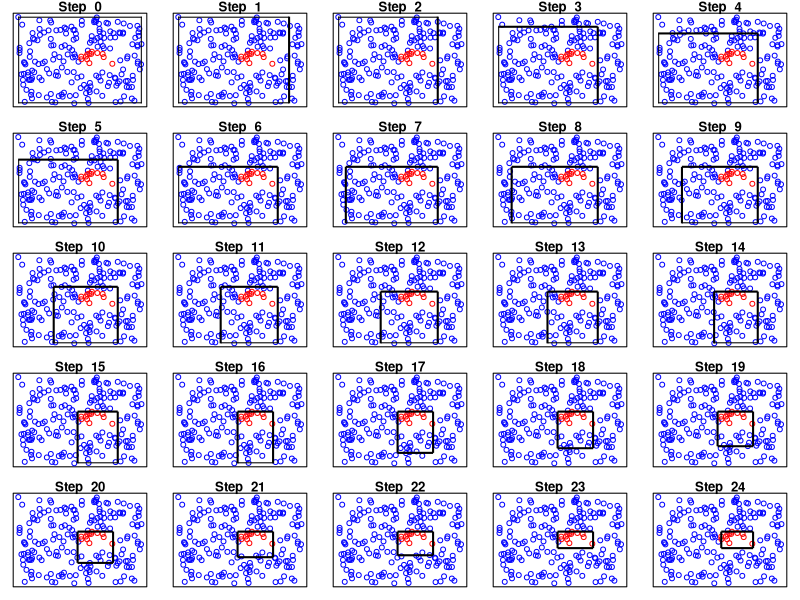
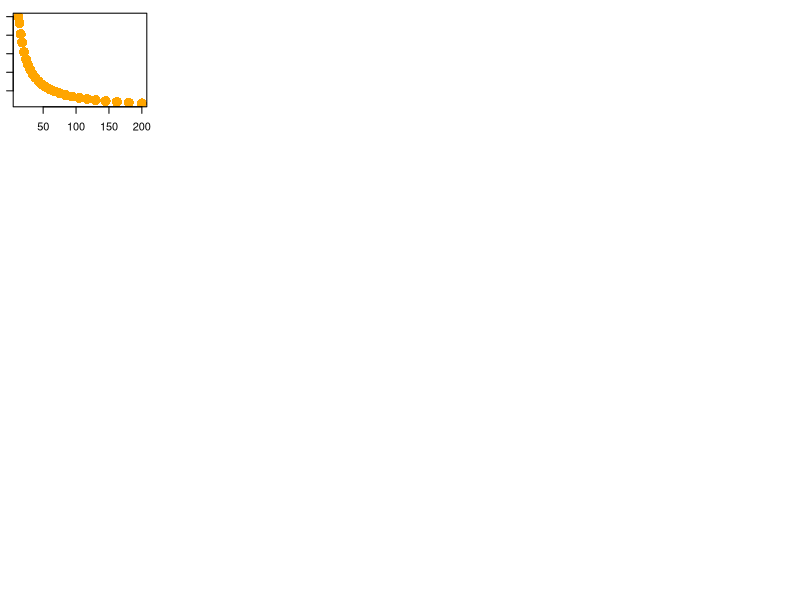

Generate these figures, in order, with R:
## ---- chunk 1
knitr::opts_chunk$set(warning = F, results = "markup", message = F)
options(scientific=T, digits = 3) 
## ---- chunk 2
N = 200
set.seed(111)
x1 = runif(N, 0, 1)
x2 = runif(N, 0, 1)
y = ifelse(x1<0.8 & x1>0.5 & x2>0.4 & x2 < 0.6, 1, 0)
df = data.frame(x1, x2, y)
## ---- chunk 3
plot.box <- function(df, step, fcut){
  plot(0:1, 0:1, type = "n", 
       xaxt="n", yaxt="n",
       xlab = "", ylab = "",
       main = paste("Step ", step))
  df1 = df[df$y==1, ]
  df0 = df[df$y==0, ]
  points(df0$x1, df0$x2, col="blue")
  points(df1$x1, df1$x2, col="red")
  ## face 1 & 3
  clip(0, 1, fcut[4], fcut[2])
  abline(v = c(fcut[1], fcut[3]), lwd=2)
  ## face 2 & 4
  clip(fcut[3], fcut[1], 0, 1)
  abline(h = c(fcut[2], fcut[4]), lwd=2)
}
## ---- chunk 4
peelingPRIM <- function(df, alpha=0.1, n1=5, n2=5){
  par(mfrow=c(n1, n2), mar=c(1,1,1,1))
  nstep = 0
  box = df
  fcut = c(1, 1, 0, 0)
  fmu = numeric(n1*n2)
  fn = numeric(n1*n2)
  for (nstep in 0:(n1*n2-1)){
    fn[nstep+1] = nrow(box)
    fmu[nstep+1] = mean(box$y)
    cat("step", nstep, " current mean = ", fmu[nstep], "\n")
    plot.box(df, nstep, fcut)
    ## face 1
    f1.cut = quantile(box$x1, 1-alpha)
    f1.box = box[box$x1 < f1.cut, ]
    f1.mu = mean(f1.box$y)
    ## face 2
    f2.cut = quantile(box$x2, 1-alpha)
    f2.box = box[box$x2 < f2.cut, ]
    f2.mu = mean(f2.box$y)
    ## face 3
    f3.cut = quantile(box$x1, alpha)
    f3.box = box[box$x1 > f3.cut, ]
    f3.mu = mean(f3.box$y)
    ## face 4
    f4.cut = quantile(box$x2, alpha)
    f4.box = box[box$x2 > f4.cut, ]
    f4.mu = mean(f4.box$y)

    ## choose the max one
    max.ind = which.max(c(f1.mu, f2.mu, f3.mu, f4.mu))
    box.list = list(f1.box, f2.box, f3.box, f4.box)
    cut.vec = c(f1.cut, f2.cut, f3.cut, f4.cut)
    box = box.list[[max.ind]]
    fcut[max.ind] = cut.vec[max.ind]
  }
  return(list(means=fmu, cutpoint = fcut, final.box=box, n=fn))
}
## ---- chunk 5
res = peelingPRIM(df)
## ---- chunk 6
plot(res$n, res$means, col="orange", pch=16, cex=2,
     xlab="Number of Observations in Box",
     ylab="Box Mean")
